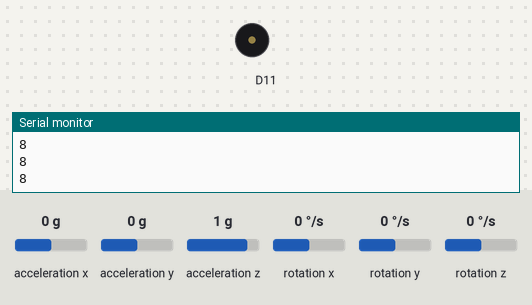
Bench run of a sketch on a simulated Arduino MKR. Shown: buzzer (waves = sounding), the last lines printed to the serial monitor. Wiring (inferred from the names in the program): MPU-6050 motion sensor at I2C address 0x68. The test bench sets the inputs (shaded band); at power-on: acceleration z 1 g, acceleration x 0 g, acceleration y 0 g, rotation x 0 °/s, rotation y 0 °/s, rotation z 0 °/s. WiFi joins after 1.5 s; servers stay silent unless stated.

Above: at 2.7 s.
2.8 s: acceleration z set to 0.5 g
4.3 s: acceleration z set to 0.2 g
At 7.2 s:
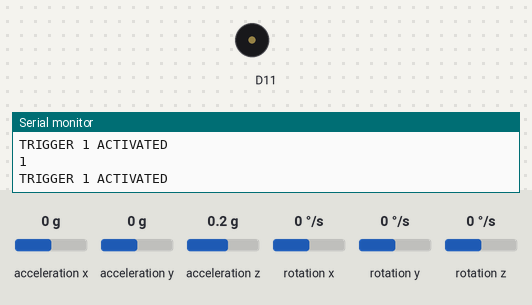
7.3 s: acceleration x set to -0.3 g
At 8.4 s:
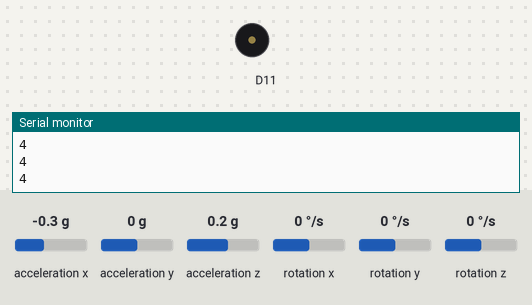
9.5 s: acceleration x set to 0 g
At 10.5 s:
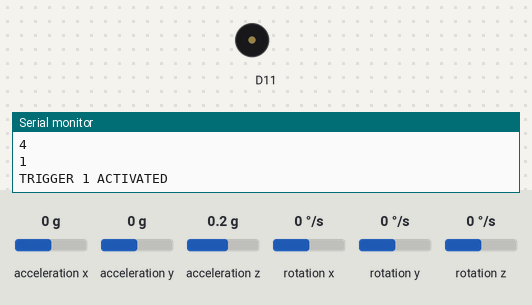
12.5 s: acceleration x set to -1.4 g
At 13.13 s:
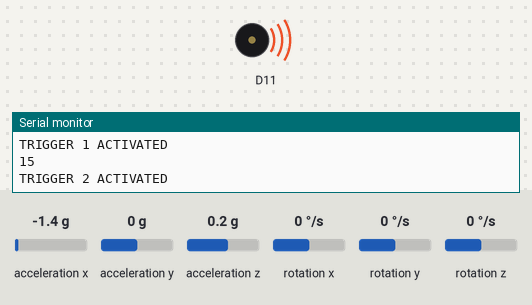
Timing chart, 0 to 15.3 s (numbered marks = the images above; inputs shaded):
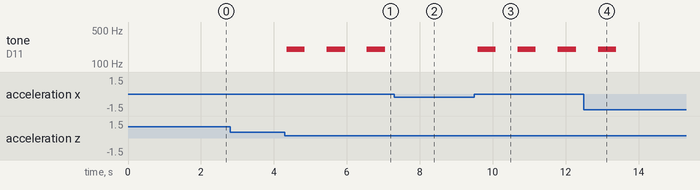

Measured:
- the behaviour switches between 0.4 and 0.3 g on acceleration z (found by bisection; images 0 and 1)
- the behaviour switches between -0.1 and -0.2 g on acceleration x (found by bisection; images 1 and 2)
- after the input at 4.3 s, tone on D11: alternates 200 Hz for 0.50 s and silent for 0.60 s, starting after 0.05 s
- after the input at 7.3 s, tone on D11: stops changing and stays silent
- after the input at 9.5 s, tone on D11: alternates 200 Hz for 0.50 s and silent for 0.60 s, starting after 0.08 s
- after the input at 12.5 s, tone on D11: goes on until 13.4 s, then stays silent

The sketch:

fallDetection2.ino
```cpp
#include <Wire.h>
#include <WiFiNINA.h>
#include <ThingSpeak.h>

const int MPU_addr=0x68;  // I2C address of the MPU-6050
int16_t AcX,AcY,AcZ,Tmp,GyX,GyY,GyZ;
float ax=0, ay=0, az=0, gx=0, gy=0, gz=0;
char ssid[] = "IoTTestNetwork"; // Network name
const char password [] = "7HzOTHxq"; // PWD
const unsigned long channel_id = 1573881; // CH ID
const char write_api_key[] = "CTXB3D7BB16SI71Y";// API key LOOK INNTO API KEYS TAB
WiFiClient client; // Connect to to a specified internet IP address

//int data[STORE_SIZE][5]; //array for saving past data
//byte currentIndex=0; //stores current data array index (0-255)
boolean fall = false; //stores if a fall has occurred
boolean trigger1=false; //stores if first trigger (lower threshold) has occurred
boolean trigger2=false; //stores if second trigger (upper threshold) has occurred
boolean trigger3=false; //stores if third trigger (orientation change) has occurred

byte trigger1count=0; //stores the counts past since trigger 1 was set true
byte trigger2count=0; //stores the counts past since trigger 2 was set true
byte trigger3count=0; //stores the counts past since trigger 3 was set true
int angleChange=0;

void setup(){
 Wire.begin();
 Wire.beginTransmission(MPU_addr);
 Wire.write(0x6B);  // PWR_MGMT_1 register
 Wire.write(0);     // set to zero (wakes up the MPU-6050)
 Wire.endTransmission(true);
 Serial.begin(9600);

 Serial.print("Connecting to " + String(ssid));
  WiFi.begin(ssid, password);
  while (WiFi.status() != WL_CONNECTED ) {
    delay(500);
    Serial.println("Attempting to Connect to " + String(ssid) + " .");
    delay(100);
  }
  Serial.println();
  Serial.println("Connected!");
  ThingSpeak.begin(client);

 pinMode(11, OUTPUT);
 digitalWrite(11, HIGH);
}
void loop(){

 mpu_read();
 //2050, 77, 1947 are values for calibration of accelerometer
 // values may be different for you
 //ax = (AcX-1050)/16384.00;
 //ay = (AcY-45)/16384.00;
 //az = (AcZ-890)/16384.00;

 //270, 351, 136 for gyroscope
 //gx = (GyX+160)/131.07;
 //gy = (GyY-121)/131.07;
 //gz = (GyZ+96)/131.07;

 ax = (AcX-2050)/16384.00;
 ay = (AcY-77)/16384.00;
 az = (AcZ-1947)/16384.00;

 gx = (GyX+270)/131.07;
 gy = (GyY-351)/131.07;
 gz = (GyZ+136)/131.07;

 // calculating Amplitute vactor for 3 axis
 float Raw_AM = pow(pow(ax,2)+pow(ay,2)+pow(az,2),0.5);
 int AM = Raw_AM * 10;  // as values are within 0 to 1, I multiplied
 // it by for using if else conditions

 Serial.println(AM);
 //Serial.println(PM);
 //delay(500);

 if (trigger3==true){
    trigger3count++;
    //Serial.println(trigger3count);
    if (trigger3count>=10){
       angleChange = pow(pow(gx,2)+pow(gy,2)+pow(gz,2),0.5);
       //delay(10);
       Serial.println(angleChange);
       if ((angleChange>=0) && (angleChange<=10)){ //if orientation changes remains between 0-10 degrees
           fall=true; trigger3=false; trigger3count=0;
           Serial.println(angleChange);
             }
       else{ //user regained normal orientation
          trigger3=false; trigger3count=0;
          Serial.println("TRIGGER 3 DEACTIVATED");
       }
     }
  }
 if (fall==true){ //in event of a fall detection
   Serial.println("FALL DETECTED");
   digitalWrite(11, LOW);
   delay(20);
   digitalWrite(11, HIGH);
   fall=false;
  // exit(1);
   }
 if (trigger2count>=6){ //allow 0.5s for orientation change
   trigger2=false; trigger2count=0;
   Serial.println("TRIGGER 2 DECACTIVATED");
   }
 if (trigger1count>=6){ //allow 0.5s for AM to break upper threshold
   trigger1=false; trigger1count=0;
   Serial.println("TRIGGER 1 DECACTIVATED");
   }
 if (trigger2==true){
   trigger2count++;
   //angleChange=acos(((double)x*(double)bx+(double)y*(double)by+(double)z*(double)bz)/(double)AM/(double)BM);
   angleChange = pow(pow(gx,2)+pow(gy,2)+pow(gz,2),0.5); Serial.println(angleChange);
   if (angleChange>=30 && angleChange<=400){ //if orientation changes by between 80-100 degrees
     trigger3=true; trigger2=false; trigger2count=0;
     Serial.println(angleChange);
     Serial.println("TRIGGER 3 ACTIVATED");
       }
   }
 if (trigger1==true){
   trigger1count++;
   if (AM>=12){ //if AM breaks upper threshold (3g)
     trigger2=true;
     Serial.println("TRIGGER 2 ACTIVATED");
     tone(11,200);
delay(500);
noTone(11);
 delay(500);
     trigger1=false; trigger1count=0;
     }
   }
 if (AM<=2 && trigger2==false){ //if AM breaks lower threshold (0.4g)
   trigger1=true;
   Serial.println("TRIGGER 1 ACTIVATED");
   tone(11,200);
delay(500);
noTone(11);
 delay(500);
   }
//It appears that delay is needed in order not to clog the port
 delay(100);
}

void mpu_read(){
 Wire.beginTransmission(MPU_addr);
 Wire.write(0x3B);  // starting with register 0x3B (ACCEL_XOUT_H)
 Wire.endTransmission(false);
 Wire.requestFrom(MPU_addr,14,true);  // request a total of 14 registers
 AcX=Wire.read()<<8|Wire.read();  // 0x3B (ACCEL_XOUT_H) & 0x3C (ACCEL_XOUT_L)
 AcY=Wire.read()<<8|Wire.read();  // 0x3D (ACCEL_YOUT_H) & 0x3E (ACCEL_YOUT_L)
 AcZ=Wire.read()<<8|Wire.read();  // 0x3F (ACCEL_ZOUT_H) & 0x40 (ACCEL_ZOUT_L)
 Tmp=Wire.read()<<8|Wire.read();  // 0x41 (TEMP_OUT_H) & 0x42 (TEMP_OUT_L)
 GyX=Wire.read()<<8|Wire.read();  // 0x43 (GYRO_XOUT_H) & 0x44 (GYRO_XOUT_L)
 GyY=Wire.read()<<8|Wire.read();  // 0x45 (GYRO_YOUT_H) & 0x46 (GYRO_YOUT_L)
 GyZ=Wire.read()<<8|Wire.read();  // 0x47 (GYRO_ZOUT_H) & 0x48 (GYRO_ZOUT_L)
 }
```
